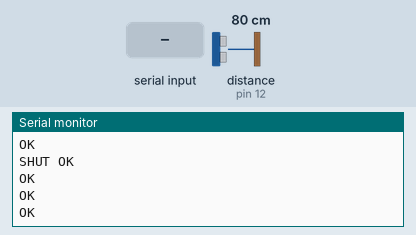
This sketch was run on a simulated Arduino Leonardo, built with avr-gcc and run on an emulated ATmega32U4. Shown: the last lines printed to the serial monitor. Wiring (inferred from the names in the program): ultrasonic range finder: trigger pin 13; echo pin 12. Inputs (shaded band) come from the test bench; at power-on: distance to the obstacle (sensor on pin 12) 80 cm. The echo pulse lasts 58.3 µs per cm; the modem accepts every AT command (registered, SIM ready, sends succeed) and sends nothing else.

Above: at 7.8 s.
7.9 s: "1" received over the second serial link
At 9.7 s:
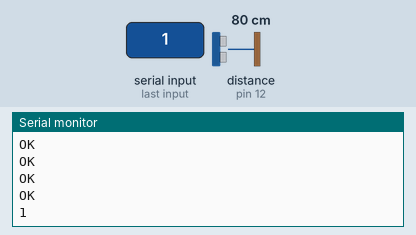
12.8 s: "0" received over the second serial link
At 15.2 s:
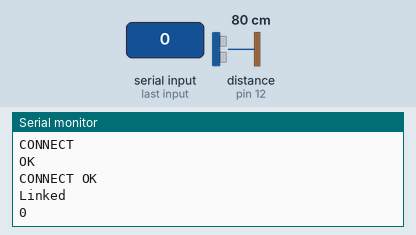
30.0 s: distance to the obstacle (sensor on pin 12) set to 2 cm
At 32.9 s:
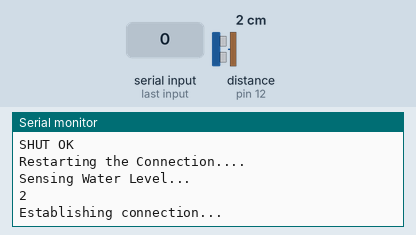
Timing chart, 0 to 34.4 s (numbered marks = the images above; inputs shaded):
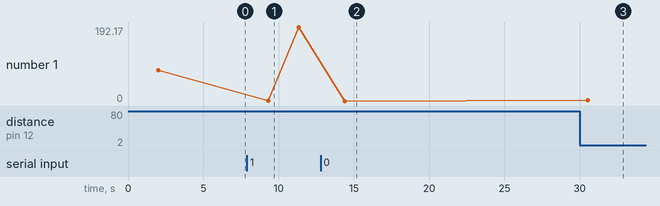

Measured:
- after the input at 7.9 s, the serial monitor: prints a new line after 1.4 s (image 1)
- after the input at 12.8 s, the serial monitor: prints a new line after 1.6 s (image 2)
- after the input at 30.0 s, the serial monitor: prints a new line after 0.54 s (image 3)
- plotted number 1: 192.17 → 0 after the input at 12.8 s, 0 → 2 after the input at 30.0 s

The sketch:

SNLpjct.ino
```cpp
int MyValue1;
#include <SoftwareSerial.h>
SoftwareSerial Serial1(2,3);
const unsigned int TRIG_PIN=13;
const unsigned int ECHO_PIN=12;
String number = "+917738702757";


void setup() {
    pinMode(TRIG_PIN, OUTPUT);
    pinMode(ECHO_PIN, INPUT);
    Serial1.begin(9600);
    Serial.begin(9600);


}

void loop() {
Serial.println("Sensing Water Level...");
delay(2000);
digitalWrite(TRIG_PIN, LOW);
delayMicroseconds(2);
digitalWrite(TRIG_PIN, HIGH);
delayMicroseconds(10);
digitalWrite(TRIG_PIN, LOW);
const unsigned long duration= pulseIn(ECHO_PIN, HIGH);
int gapdistance= duration/29/2;
Serial.println(gapdistance);
delay(1000);
Serial.println("Establishing connection...");
delay(1000);
Connect2Server();      // Establishing connection

if(gapdistance<=14){
MyValue1= 13 - gapdistance;
}


Serial.println("Uploading value to the server...");
Field1(MyValue1);       // Uploading to field 1 of Thingspeak
Serial.println("Connection Ended...");
EndConnection();        // Terminating connection

if (gapdistance<=2){
  Serial.println("Value is");
  Serial.println(MyValue1);
  Serial.println("Sending SMS");
  Serial1.println("AT+CMGF=1");
  delay(1000);
  Serial1.println("AT+CMGS=\"+917738702757\"\r");
  delay(1000);
  String SMS = "Water Level Increased:" + String(MyValue1) ;
  Serial1.println(SMS);
  delay(1000);
  Serial1.println((char)26);
  delay(1000);
  Serial.println("SMS Sent");
}

delay(5000);
Serial.println("Restarting the Connection....");

}


void Connect2Server()
{
  Serial1.println("AT");
  delay(200);
  Serial1.println("AT+CPIN?");
  delay(200);
  Serial1.println("AT+CREG?");
  delay(200);
  Serial1.println("AT+CGATT?");
  delay(200);
  Serial1.println("AT+CIPSHUT");
  delay(200);
  Serial1.println("AT+CIPSTATUS");
  delay(1000);
  Serial1.println("AT+CIPMUX=0");
  delay(1000);
  ShowSerialData();
  Serial1.println("AT+CSTT=\"airtelgprs.com\"");//start task and setting the APN,
  delay(200);
  ShowSerialData();
  Serial1.println("AT+CIICR");//bring up wireless connection
  delay(2000);
  ShowSerialData();
  Serial1.println("AT+CIFSR");//get local IP adress
  delay(2000);
  ShowSerialData();
  Serial1.println("AT+CIPSPRT=0");
  delay(1000);
  ShowSerialData();
  Serial1.println("AT+CIPSTART=\"TCP\",\"api.thingspeak.com\",\"80\"");//start up the connection
  delay(2000);
  ShowSerialData();
  Serial1.println("AT+CIPSEND");//begin send data to remote server
  delay(2000);
  ShowSerialData();
}

void Field1(int data) {

  String str = "GET http://api.thingspeak.com/update?api_key=PYN76ZOSDUFHPTTY&field2=" + String (data);
  Serial1.println(str);//begin send data to remote server
  delay(2000);
  ShowSerialData();
  Serial1.println((char)26);//sending
  delay(4000);//waitting for reply, important! the time is base on the condition of internet
  Serial1.println();
  ShowSerialData();

}

void SendMessage()
{

}

void EndConnection() {
  Serial1.println("AT+CIPSHUT");//close the connection
  delay(100);
  ShowSerialData();
  delay("5000");

}

void ShowSerialData()
{
  while(Serial1.available()!=0)
    Serial.write(Serial1.read());
}
```
